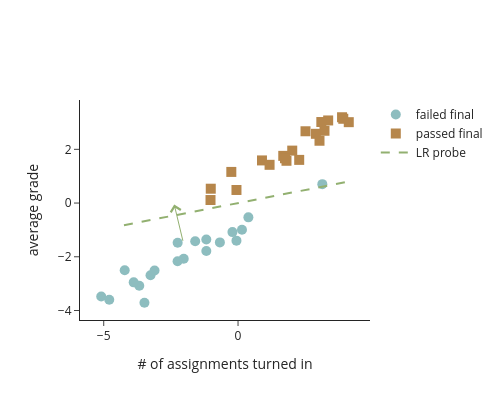

Write notebook code for a chart like this one.
### Code cell
mean_low_transformed = mean_low - theta

fig.add_annotation(
  ax=mean_low[0],  # x-coordinate of the arrow's head
  ay=mean_low[1] + 0.2,  # y-coordinate of the arrow's head
  x=mean_low_transformed[0], # x-coordinate of the arrow's tail
  y=mean_low_transformed[1] - 0.2, # y-coordinate of the arrow's tail
  xref='x', yref='y', # Reference coordinates to the plot's x and y axes
  axref='x', ayref='y',
  showarrow=True,
  arrowhead=4, # Style of the arrowhead (e.g., 1, 2, 3, 4, 5)
  arrowsize=2,
  arrowwidth=1,
  arrowcolor="#92b070",
)

fig.show()
